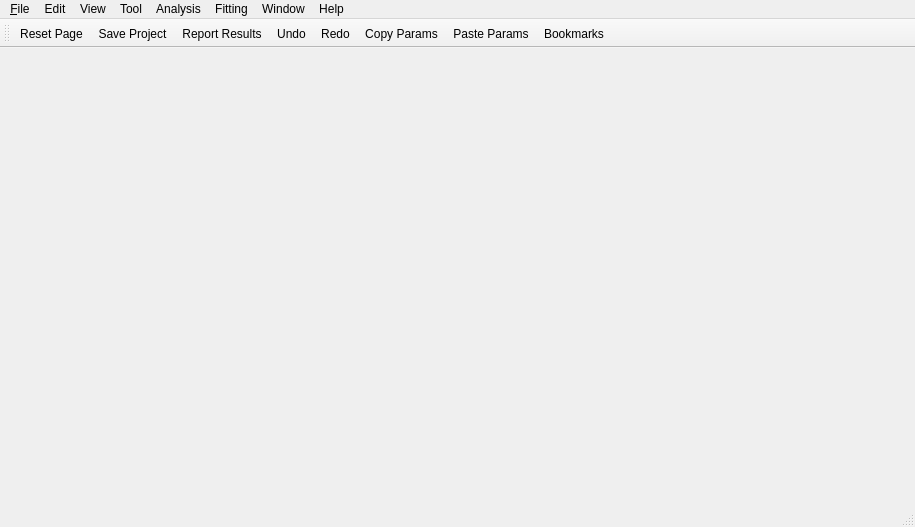
<?xml version="1.0" encoding="UTF-8"?>
<ui version="4.0">
 <class>MainWindow</class>
 <widget class="QMainWindow" name="MainWindow">
  <property name="geometry">
   <rect>
    <x>0</x>
    <y>0</y>
    <width>915</width>
    <height>527</height>
   </rect>
  </property>
  <property name="windowTitle">
   <string>MainWindow</string>
  </property>
  <property name="windowIcon">
   <iconset resource="main_resources.qrc">
    <normaloff>:/res/ball.ico</normaloff>:/res/ball.ico</iconset>
  </property>
  <widget class="QWidget" name="centralwidget"/>
  <widget class="QMenuBar" name="menubar">
   <property name="geometry">
    <rect>
     <x>0</x>
     <y>0</y>
     <width>915</width>
     <height>21</height>
    </rect>
   </property>
   <widget class="QMenu" name="menu_File">
    <property name="title">
     <string>&amp;File</string>
    </property>
    <addaction name="actionLoadData"/>
    <addaction name="actionLoad_Data_Folder"/>
    <addaction name="separator"/>
    <addaction name="actionOpen_Project"/>
    <addaction name="actionOpen_Analysis"/>
    <addaction name="separator"/>
    <addaction name="actionSave"/>
    <addaction name="actionSave_Analysis"/>
    <addaction name="separator"/>
    <addaction name="actionQuit"/>
   </widget>
   <widget class="QMenu" name="menuEdit">
    <property name="title">
     <string>Edit</string>
    </property>
    <widget class="QMenu" name="menuCopy_Params_As">
     <property name="title">
      <string>Copy Params To Format...</string>
     </property>
     <addaction name="actionExcel"/>
     <addaction name="actionLatex"/>
    </widget>
    <addaction name="actionUndo"/>
    <addaction name="actionRedo"/>
    <addaction name="separator"/>
    <addaction name="actionCopy"/>
    <addaction name="actionPaste"/>
    <addaction name="separator"/>
    <addaction name="menuCopy_Params_As"/>
    <addaction name="separator"/>
    <addaction name="actionReport"/>
    <addaction name="actionReset"/>
   </widget>
   <widget class="QMenu" name="menuView">
    <property name="title">
     <string>View</string>
    </property>
    <addaction name="actionShow_Grid_Window"/>
    <addaction name="separator"/>
    <addaction name="actionHide_Toolbar"/>
    <addaction name="separator"/>
    <addaction name="actionStartup_Settings"/>
    <addaction name="separator"/>
    <addaction name="actionCategry_Manager"/>
   </widget>
   <widget class="QMenu" name="menuTool">
    <property name="title">
     <string>Tool</string>
    </property>
    <addaction name="actionData_Operation"/>
    <addaction name="actionSLD_Calculator"/>
    <addaction name="actionDensity_Volume_Calculator"/>
    <addaction name="actionSlit_Size_Calculator"/>
    <addaction name="actionSAS_Resolution_Estimator"/>
    <addaction name="actionGeneric_Scattering_Calculator"/>
    <addaction name="separator"/>
    <addaction name="actionPython_Shell_Editor"/>
    <addaction name="actionImage_Viewer"/>
   </widget>
   <widget class="QMenu" name="menuFitting">
    <property name="title">
     <string>Fitting</string>
    </property>
    <addaction name="actionNew_Fit_Page"/>
    <addaction name="separator"/>
    <addaction name="actionConstrained_Fit"/>
    <addaction name="actionCombine_Batch_Fit"/>
    <addaction name="separator"/>
    <addaction name="actionFit_Options"/>
    <addaction name="actionFit_Results"/>
    <addaction name="separator"/>
    <addaction name="actionChain_Fitting"/>
    <addaction name="separator"/>
    <addaction name="actionEdit_Custom_Model"/>
   </widget>
   <widget class="QMenu" name="menuWindow">
    <property name="title">
     <string>Window</string>
    </property>
    <addaction name="actionCascade"/>
    <addaction name="actionTile"/>
    <addaction name="separator"/>
    <addaction name="actionArrange_Icons"/>
    <addaction name="actionNext"/>
    <addaction name="actionPrevious"/>
    <addaction name="separator"/>
   </widget>
   <widget class="QMenu" name="menuAnalysis">
    <property name="title">
     <string>Analysis</string>
    </property>
    <addaction name="actionFitting"/>
    <addaction name="actionInversion"/>
    <addaction name="actionInvariant"/>
   </widget>
   <widget class="QMenu" name="menuHelp">
    <property name="title">
     <string>Help</string>
    </property>
    <addaction name="actionDocumentation"/>
    <addaction name="separator"/>
    <addaction name="actionTutorial"/>
    <addaction name="separator"/>
    <addaction name="actionAcknowledge"/>
    <addaction name="separator"/>
    <addaction name="actionAbout"/>
    <addaction name="actionCheck_for_update"/>
   </widget>
   <addaction name="menu_File"/>
   <addaction name="menuEdit"/>
   <addaction name="menuView"/>
   <addaction name="menuTool"/>
   <addaction name="menuAnalysis"/>
   <addaction name="menuFitting"/>
   <addaction name="menuWindow"/>
   <addaction name="menuHelp"/>
  </widget>
  <widget class="QStatusBar" name="statusbar">
   <property name="sizePolicy">
    <sizepolicy hsizetype="Preferred" vsizetype="Fixed">
     <horstretch>0</horstretch>
     <verstretch>0</verstretch>
    </sizepolicy>
   </property>
  </widget>
  <widget class="QToolBar" name="toolBar">
   <property name="windowTitle">
    <string>toolBar</string>
   </property>
   <attribute name="toolBarArea">
    <enum>TopToolBarArea</enum>
   </attribute>
   <attribute name="toolBarBreak">
    <bool>false</bool>
   </attribute>
   <addaction name="actionReset"/>
   <addaction name="actionSave"/>
   <addaction name="actionReport"/>
   <addaction name="actionUndo"/>
   <addaction name="actionRedo"/>
   <addaction name="actionCopy"/>
   <addaction name="actionPaste"/>
   <addaction name="actionBookmarks"/>
  </widget>
  <action name="actionReset">
   <property name="icon">
    <iconset resource="main_resources.qrc">
     <normaloff>:/res/reset.png</normaloff>:/res/reset.png</iconset>
   </property>
   <property name="text">
    <string>Reset Page</string>
   </property>
   <property name="toolTip">
    <string>Reset</string>
   </property>
  </action>
  <action name="actionSave">
   <property name="icon">
    <iconset resource="main_resources.qrc">
     <normaloff>:/res/save.png</normaloff>:/res/save.png</iconset>
   </property>
   <property name="text">
    <string>Save Project</string>
   </property>
   <property name="toolTip">
    <string>Save</string>
   </property>
  </action>
  <action name="actionReport">
   <property name="icon">
    <iconset resource="main_resources.qrc">
     <normaloff>:/res/report.png</normaloff>:/res/report.png</iconset>
   </property>
   <property name="text">
    <string>Report Results</string>
   </property>
   <property name="toolTip">
    <string>report</string>
   </property>
  </action>
  <action name="actionUndo">
   <property name="icon">
    <iconset resource="main_resources.qrc">
     <normaloff>:/res/undo.png</normaloff>
     <normalon>res/undo.png</normalon>:/res/undo.png</iconset>
   </property>
   <property name="text">
    <string>Undo</string>
   </property>
  </action>
  <action name="actionRedo">
   <property name="icon">
    <iconset resource="main_resources.qrc">
     <normaloff>:/res/redo.png</normaloff>:/res/redo.png</iconset>
   </property>
   <property name="text">
    <string>Redo</string>
   </property>
   <property name="toolTip">
    <string>Redo</string>
   </property>
  </action>
  <action name="actionCopy">
   <property name="icon">
    <iconset resource="main_resources.qrc">
     <normaloff>:/res/copy.png</normaloff>:/res/copy.png</iconset>
   </property>
   <property name="text">
    <string>Copy Params</string>
   </property>
   <property name="toolTip">
    <string>Copy parameter values</string>
   </property>
  </action>
  <action name="actionPaste">
   <property name="icon">
    <iconset resource="main_resources.qrc">
     <normaloff>:/res/paste.png</normaloff>:/res/paste.png</iconset>
   </property>
   <property name="text">
    <string>Paste Params</string>
   </property>
   <property name="toolTip">
    <string>Paste parameter values</string>
   </property>
  </action>
  <action name="actionBookmarks">
   <property name="checkable">
    <bool>true</bool>
   </property>
   <property name="icon">
    <iconset resource="main_resources.qrc">
     <normaloff>:/res/bookmark.png</normaloff>:/res/bookmark.png</iconset>
   </property>
   <property name="text">
    <string>Bookmarks</string>
   </property>
  </action>
  <action name="actionPerspective">
   <property name="text">
    <string>Perspective</string>
   </property>
  </action>
  <action name="actionLoadData">
   <property name="text">
    <string>Load Data File(s)</string>
   </property>
  </action>
  <action name="actionLoad_Data_Folder">
   <property name="text">
    <string>Load Data Folder</string>
   </property>
  </action>
  <action name="actionOpen_Project">
   <property name="text">
    <string>Open Project</string>
   </property>
  </action>
  <action name="actionOpen_Analysis">
   <property name="text">
    <string>Open Analysis</string>
   </property>
  </action>
  <action name="actionSave_Analysis">
   <property name="text">
    <string>Save Analysis</string>
   </property>
  </action>
  <action name="actionQuit">
   <property name="text">
    <string>Quit</string>
   </property>
  </action>
  <action name="actionShow_Grid_Window">
   <property name="text">
    <string>Show Grid Window</string>
   </property>
  </action>
  <action name="actionHide_Toolbar">
   <property name="text">
    <string>Hide Toolbar</string>
   </property>
  </action>
  <action name="actionStartup_Settings">
   <property name="text">
    <string>Startup Settings</string>
   </property>
  </action>
  <action name="actionCategry_Manager">
   <property name="text">
    <string>Categry Manager</string>
   </property>
  </action>
  <action name="actionData_Operation">
   <property name="text">
    <string>Data Operation</string>
   </property>
  </action>
  <action name="actionSLD_Calculator">
   <property name="text">
    <string>SLD Calculator</string>
   </property>
  </action>
  <action name="actionDensity_Volume_Calculator">
   <property name="text">
    <string>Density/Volume Calculator</string>
   </property>
  </action>
  <action name="actionSlit_Size_Calculator">
   <property name="text">
    <string>Slit Size Calculator</string>
   </property>
  </action>
  <action name="actionSAS_Resolution_Estimator">
   <property name="text">
    <string>SAS Resolution Estimator</string>
   </property>
  </action>
  <action name="actionGeneric_Scattering_Calculator">
   <property name="text">
    <string>Generic Scattering Calculator</string>
   </property>
  </action>
  <action name="actionPython_Shell_Editor">
   <property name="text">
    <string>Python Shell/Editor</string>
   </property>
  </action>
  <action name="actionImage_Viewer">
   <property name="text">
    <string>Image Viewer</string>
   </property>
  </action>
  <action name="actionNew_Fit_Page">
   <property name="text">
    <string>New Fit Page</string>
   </property>
  </action>
  <action name="actionConstrained_Fit">
   <property name="text">
    <string>Constrained or Simultaneous Fit</string>
   </property>
  </action>
  <action name="actionCombine_Batch_Fit">
   <property name="text">
    <string>Combine Batch Fit</string>
   </property>
  </action>
  <action name="actionFit_Options">
   <property name="text">
    <string>Fit Options</string>
   </property>
  </action>
  <action name="actionFit_Results">
   <property name="text">
    <string>Fit Results</string>
   </property>
  </action>
  <action name="actionChain_Fitting">
   <property name="text">
    <string>Chain Fitting (BatchFit only)</string>
   </property>
  </action>
  <action name="actionEdit_Custom_Model">
   <property name="text">
    <string>Edit Custom Model</string>
   </property>
  </action>
  <action name="actionCascade">
   <property name="text">
    <string>Cascade</string>
   </property>
  </action>
  <action name="actionTile">
   <property name="text">
    <string>Tile</string>
   </property>
  </action>
  <action name="actionTile_Vertically">
   <property name="text">
    <string>Tile Vertically</string>
   </property>
  </action>
  <action name="actionArrange_Icons">
   <property name="text">
    <string>Arrange Icons</string>
   </property>
  </action>
  <action name="actionNext">
   <property name="text">
    <string>Next</string>
   </property>
  </action>
  <action name="actionPrevious">
   <property name="text">
    <string>Previous</string>
   </property>
  </action>
  <action name="actionFitting">
   <property name="checkable">
    <bool>true</bool>
   </property>
   <property name="text">
    <string>Fitting</string>
   </property>
  </action>
  <action name="actionInversion">
   <property name="checkable">
    <bool>true</bool>
   </property>
   <property name="text">
    <string>Pr Inversion</string>
   </property>
  </action>
  <action name="actionInvariant">
   <property name="checkable">
    <bool>true</bool>
   </property>
   <property name="text">
    <string>Invariant</string>
   </property>
  </action>
  <action name="actionDocumentation">
   <property name="text">
    <string>Documentation</string>
   </property>
  </action>
  <action name="actionTutorial">
   <property name="text">
    <string>Tutorial</string>
   </property>
  </action>
  <action name="actionAcknowledge">
   <property name="text">
    <string>Acknowledge</string>
   </property>
  </action>
  <action name="actionAbout">
   <property name="text">
    <string>About</string>
   </property>
  </action>
  <action name="actionCheck_for_update">
   <property name="text">
    <string>Check for update</string>
   </property>
  </action>
  <action name="actionExcel">
   <property name="text">
    <string>Excel</string>
   </property>
  </action>
  <action name="actionLatex">
   <property name="text">
    <string>Latex</string>
   </property>
  </action>
 </widget>
 <resources>
  <include location="main_resources.qrc"/>
 </resources>
 <connections/>
</ui>
